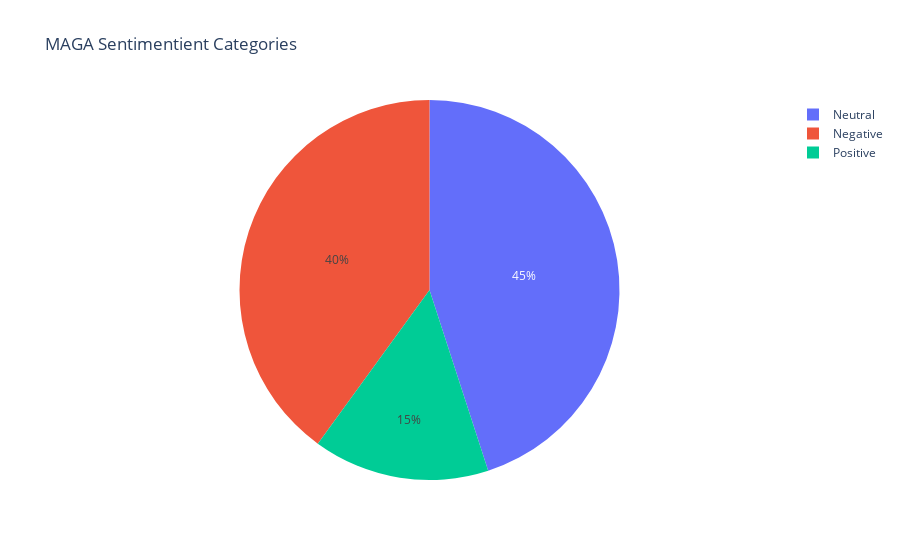

Source (notebook cell):
### Code cell
df_pie = df[df['hashtag'] == '#maga']

pos_num = df_pie[df_pie['sentiment_category'] == 'positive']['sentiment_score'].count().astype(str)
neg_num = df_pie[df_pie['sentiment_category'] == 'negative']['sentiment_score'].count().astype(str)
neu_num = df_pie[df_pie['sentiment_category'] == 'neutral']['sentiment_score'].count().astype(str)

scores = [pos_num, neg_num, neu_num]
print(scores)
fig = px.pie(df_pie, values=[pos_num, neg_num, neu_num], names= ['Positive', 'Negative', 'Neutral'], title='MAGA Sentimentient Categories')
fig.show()

### Figure 1 — Plotly figure (JSON) as saved in the notebook; plotly's stock layout.template omitted (floating-point values rounded to 4 significant figures)
{"data": [{"domain": {"x": [0, 1], "y": [0, 1]}, "hovertemplate": "label=%{label}<br>value=%{value}<extra></extra>", "labels": ["Positive", "Negative", "Neutral"], "legendgroup": "", "name": "", "showlegend": true, "type": "pie", "values": ["3", "8", "9"]}], "layout": {"legend": {"tracegroupgap": 0}, "title": {"text": "MAGA Sentimentient Categories"}}}
